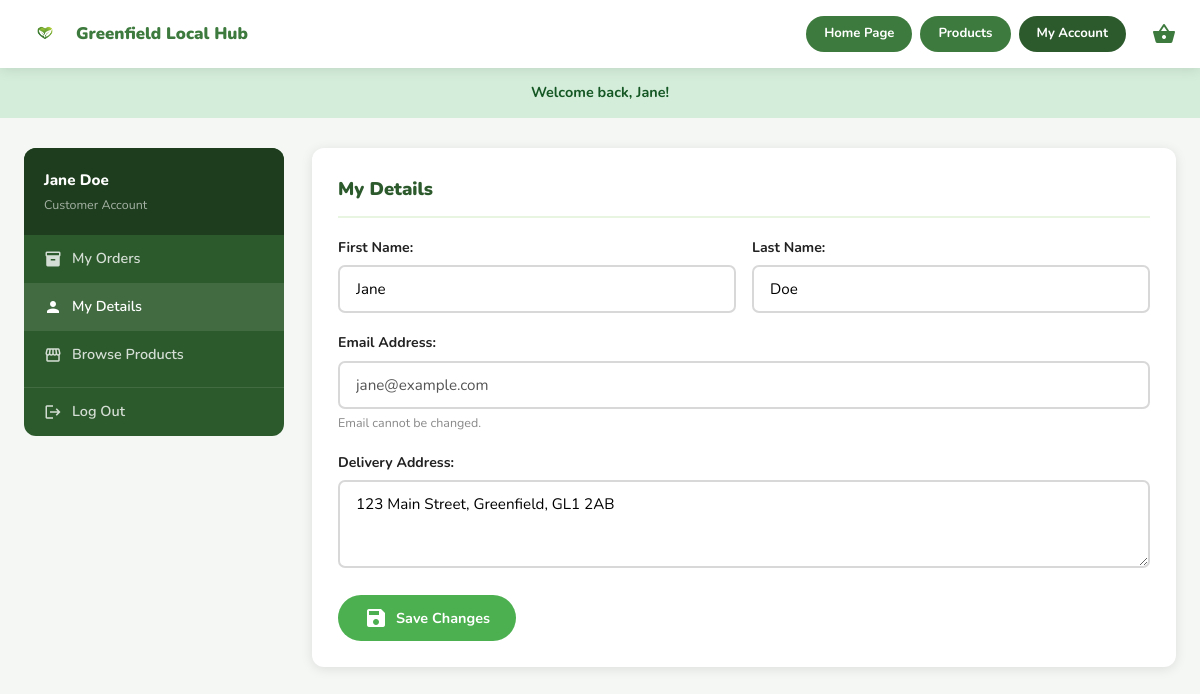
Screenshot of /account.php?tab=profile (signed in) with the database file from the repository.
### tables this page shows
CREATE TABLE users (
    id          INT AUTO_INCREMENT PRIMARY KEY,
    first_name  VARCHAR(100) NOT NULL,
    last_name   VARCHAR(100) NOT NULL,
    email       VARCHAR(255) NOT NULL UNIQUE,
    password    VARCHAR(255) NOT NULL,
    role        ENUM('customer','producer') DEFAULT 'customer',
    address     TEXT,
    created_at  TIMESTAMP DEFAULT CURRENT_TIMESTAMP
);

### account.php (the view, shortened to what this page needs)
<?php
require_once 'includes/db.php';
$user_id    = $_SESSION['user_id'];
$u_stmt = $conn->prepare("SELECT * FROM users WHERE id = ?");
$u_stmt->bind_param('i', $user_id);
$u_stmt->execute();
$user = $u_stmt->get_result()->fetch_assoc();
$o_stmt = $conn->prepare("SELECT * FROM orders WHERE customer_id = ? ORDER BY created_at DESC");
$o_stmt->bind_param('i', $user_id);
$o_stmt->execute();
$orders = $o_stmt->get_result()->fetch_all(MYSQLI_ASSOC);
$tab = $_GET['tab'] ?? 'orders';
require_once 'includes/header.php';
?>
<main>
<div class="container">
<div class="account-layout">
    <aside class="account-sidebar">
        <div class="account-sidebar-header">
            <div class="account-sidebar-name"><?= htmlspecialchars($user['first_name'] . ' ' . $user['last_name']) ?></div>
            <div class="account-sidebar-role">Customer Account</div>
        </div>
        <nav>
            <a href="account.php?tab=orders" class="account-nav-link <?= $tab==='orders' ? 'active':'' ?>">
                <span class="material-icons">inventory_2</span> My Orders
            </a>
            <a href="account.php?tab=profile" class="account-nav-link <?= $tab==='profile' ? 'active':'' ?>">
                <span class="material-icons">person</span> My Details
            </a>
            <a href="shop.php" class="account-nav-link">
                <span class="material-icons">storefront</span> Browse Products
            </a>
            <a href="logout.php" class="account-nav-link" style="border-top:1px solid rgba(255,255,255,.1);margin-top:8px;">
                <span class="material-icons">logout</span> Log Out
            </a>
        </nav>
    </aside>
    <div>
        <?php if ($tab === 'orders'): ?>
        <div class="account-card">
            <h2 class="account-card-title">My Orders</h2>
            <?php if (empty($orders)): ?>
            <div class="empty-state" style="padding:40px 0;">
                <span class="material-icons">inventory_2</span>
                <h3>No orders yet</h3>
                <p>Start shopping to see your orders here.</p>
                <a href="shop.php" class="btn btn-primary">Browse Products</a>
            </div>
            <?php else: ?>
            <table class="orders-table">
                <thead>
                    <tr>
                        <th>Order #</th>
                        <th>Date</th>
                        <th>Status</th>
                        <th>Type</th>
                        <th>Total</th>
                        <th>Action</th>
                    </tr>
                </thead>
                <tbody>
                    <?php foreach ($orders as $o): ?>
                    <tr>
                        <td style="font-weight:700;">#<?= str_pad($o['id'],3,'0',STR_PAD_LEFT) ?></td>
                        <td><?= date('d M Y', strtotime($o['created_at'])) ?></td>
                        <td><span class="status-badge status-<?= $o['status'] ?>"><?= ucfirst($o['status']) ?></span></td>
                        <td style="text-transform:capitalize;"><?= htmlspecialchars($o['delivery_type']) ?></td>
                        <td style="font-weight:700;color:var(--green-primary);"><?= formatPrice($o['total_price']) ?></td>
                        <td>
                            <a href="track-order.php?order=<?= $o['id'] ?>" class="icon-btn icon-btn-edit">
                                <span class="material-icons">search</span> Track
                            </a>
                        </td>
                    </tr>
                    <?php endforeach; ?>
                </tbody>
            </table>
            <?php endif; ?>
        </div>
        <?php else: ?>
        <div class="account-card">
            <h2 class="account-card-title">My Details</h2>
            <form method="POST" action="account.php?tab=profile">
                <div class="form-row">
                    <div class="form-group">
                        <label class="form-label">First Name:</label>
                        <input class="form-input" type="text" name="first_name"
                               value="<?= htmlspecialchars($user['first_name']) ?>" required>
                    </div>
                    <div class="form-group">
                        <label class="form-label">Last Name:</label>
                        <input class="form-input" type="text" name="last_name"
                               value="<?= htmlspecialchars($user['last_name']) ?>" required>
                    </div>
                </div>
                <div class="form-group">
                    <label class="form-label">Email Address:</label>
                    <input class="form-input" type="email" value="<?= htmlspecialchars($user['email']) ?>" disabled
                           style="background:var(--gray-xlight);cursor:not-allowed;">
                    <div class="form-hint">Email cannot be changed.</div>
                </div>
                <div class="form-group">
                    <label class="form-label">Delivery Address:</label>
                    <textarea class="form-input" name="address" rows="3"
                              placeholder="Your default delivery address"><?= htmlspecialchars($user['address'] ?? '') ?></textarea>
                </div>
                <button type="submit" class="btn btn-primary">
                    <span class="material-icons">save</span> Save Changes
                </button>
            </form>
        </div>
        <?php endif; ?>
    </div>
</div>
</div>
</main>
<?php require_once 'includes/footer.php'; ?>

### css/style.css (style rules this page uses)
:root { --green: #3d7a3d; --green-dark: #2d5a2d; --green-deeper: #1e3d1e; --green-light: #e8f5e0; --red: #e53e3e; --white: #fff; --bg: #f4f7f4; --gray: #d8d8d8; --text: #222; --text-mid: #555; --text-light: #888; --shadow: 0 2px 12px rgba(0,0,0,.10); --r: 12px; --r-sm: 7px; --r-pill: 100px; }
*, *::before, *::after { box-sizing: border-box; margin: 0; padding: 0; }
body { font-family: 'Nunito', system-ui, sans-serif; background: var(--bg); color: var(--text); line-height: 1.65; min-height: 100vh; display: flex; flex-direction: column; }
main { flex: 1; }
a { text-decoration: none; color: inherit; }
button, input, select, textarea { font-family: inherit; }
.container { max-width: 1200px; margin: 0 auto; padding: 0 24px; }
.btn { display: inline-flex; align-items: center; justify-content: center; gap: 8px; padding: 11px 26px; border-radius: var(--r-pill); font-weight: 700; font-size: .9rem; cursor: pointer; border: none; text-decoration: none; white-space: nowrap; }
.btn-primary { background: #4caf50; color: #fff; }
.account-layout { display: grid; grid-template-columns: 260px 1fr; gap: 28px; padding: 30px 0; }
.form-group { margin-bottom: 18px; }
.form-label { display: block; font-weight: 700; font-size: .88rem; margin-bottom: 6px; }
.form-input { width: 100%; padding: 12px 16px; border: 2px solid var(--gray); border-radius: var(--r-sm); font-size: .95rem; background: var(--white); }
.form-hint { font-size: .78rem; color: var(--text-light); margin-top: 4px; }
.form-row { display: grid; grid-template-columns: 1fr 1fr; gap: 16px; }
.account-sidebar, .producer-sidebar { background: var(--green-dark); border-radius: var(--r); height: fit-content; overflow: hidden; }
.account-sidebar-header, .producer-sidebar-header { background: var(--green-deeper); padding: 20px; color: #fff; }
.account-sidebar-name, .producer-sidebar-title { font-weight: 800; font-size: .95rem; }
.account-sidebar-role, .producer-sidebar-sub { font-size: .78rem; color: rgba(255,255,255,.6); margin-top: 2px; }
.account-nav-link, .producer-nav-link { display: flex; align-items: center; gap: 10px; padding: 12px 20px; color: rgba(255,255,255,.8); font-weight: 600; font-size: .9rem; text-decoration: none; }
.account-nav-link:hover, .account-nav-link.active, .producer-nav-link:hover, .producer-nav-link.active { background: rgba(255,255,255,.1); color: #fff; }
.account-nav-link .material-icons, .producer-nav-link .material-icons { font-size: 18px; }
.account-card { background: var(--white); border-radius: var(--r); box-shadow: var(--shadow); padding: 26px; margin-bottom: 20px; }
.account-card-title { font-size: 1.15rem; font-weight: 900; margin-bottom: 18px; padding-bottom: 12px; border-bottom: 2px solid var(--green-light); color: var(--green-dark); }

### rows the page displays
users: first_name+last_name "Jane Doe", first_name "Jane", last_name "Doe", email "jane@example.com", address "123 Main Street, Greenfield, GL1 2AB"

### other values shown
$_SESSION['flash_message'] "Welcome back, Jane!"
